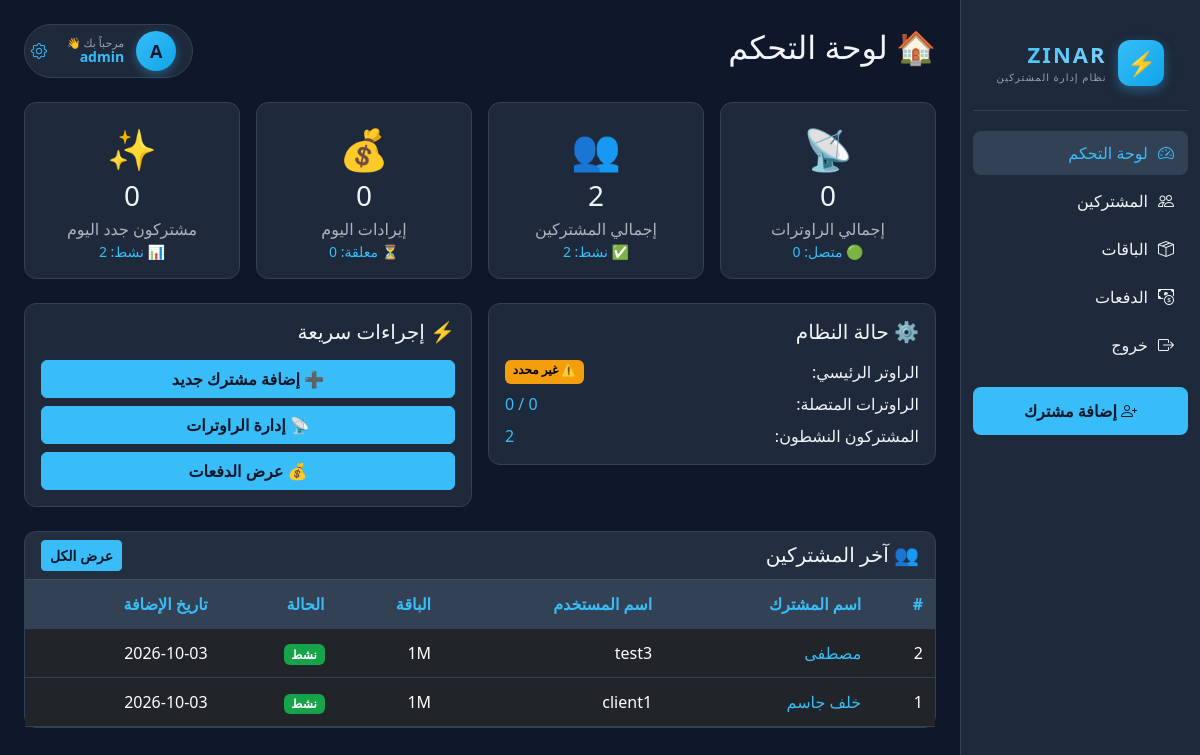
The page /dashboard (signed in) on the database its author committed.
### app.py (models this page shows)
class Subscriber(db.Model):
    __tablename__ = 'subscribers'
    id = db.Column(db.Integer, primary_key=True)
    name = db.Column(db.String(100))
    username = db.Column(db.String(100), nullable=False)
    password = db.Column(db.String(150), nullable=False)
    package = db.Column(db.String(100))
    user_type = db.Column(db.String(20), default='pppoe')
    router_id = db.Column(db.Integer)
    status = db.Column(db.String(20), default='active')
    created_at = db.Column(db.DateTime, default=datetime.utcnow)
    expires_at = db.Column(db.DateTime)
    first_used_at = db.Column(db.DateTime)

### app.py (the view)
@app.route('/dashboard')
def dashboard():
    try:
        routers_list = Router.query.all()
        routers_count = len(routers_list)
        master = Router.query.filter_by(is_master=True).first()
        sub_count = Subscriber.query.count()
        active_subs = Subscriber.query.filter_by(status='active').count()
        pending_pays = Payment.query.filter_by(status='pending').count()
        start, end = _day_bounds()
        today_revenue = db.session.query(db.func.sum(Payment.amount)).filter(
            Payment.status == 'completed',
            Payment.created_at >= start,
            Payment.created_at < end
        ).scalar() or 0
        new_users_today = Subscriber.query.filter(
            Subscriber.created_at >= start,
            Subscriber.created_at < end
        ).count()
        preview = Subscriber.query.order_by(Subscriber.created_at.desc()).limit(8).all()
        return render_template(
            'dashboard.html',
            routers_count=routers_count, routers_online=routers_count,
            sub_count=sub_count, active_subs=active_subs, active_sessions=active_subs,
            today_revenue=today_revenue, active_vouchers=0,
            new_users_today=new_users_today, pending_pays=pending_pays,
            subscribers=preview, has_master=master is not None,
            admin_name=session.get('admin_name', 'مدير'),
        )
    except Exception as e:
        logger.error(f"❌ dashboard: {e}")
        flash(f'❌ {str(e)}', 'danger')
        return render_template('error.html', error=str(e)), 500

### app.py (called while the page is built)
def _day_bounds(day=None):
    if day is None:
        day = datetime.utcnow()
    start = day.replace(hour=0, minute=0, second=0, microsecond=0)
    return start, start + timedelta(days=1)

@app.before_request
def check_admin_login():
    if request.endpoint is None: return
    if request.endpoint.startswith('static'): return
    if request.path.startswith('/api/'): return
    public = ('login', 'logout', 'mobile_view')
    if request.endpoint in public: return
    if not session.get('admin_id'):
        return redirect(url_for('login'))

### templates/dashboard.html (shortened to what this page needs)
{% extends "base.html" %}
{% block content %}
<div class="d-flex justify-content-between align-items-center mb-4">
    <h2>🏠 لوحة التحكم</h2>
    <button type="button" class="user-badge" data-bs-toggle="modal" data-bs-target="#changeCredModal">
        <div class="user-avatar">{{ admin_name[0]|upper }}</div>
        <div class="user-info">
            <span class="user-greeting">مرحباً بك 👋</span>
            <span class="user-name">{{ admin_name }}</span>
        </div>
        <i class="bi bi-gear text-accent ms-2"></i>
    </button>
</div>
<div class="row g-3 mb-4">
    <div class="col-md-3">
        <div class="card p-3 text-center">
            <div class="fs-1 text-accent">📡</div>
            <h3 class="mb-1">{{ routers_count }}</h3>
            <p class="text-muted mb-0">إجمالي الراوترات</p>
            <small class="text-accent">🟢 متصل: {{ routers_online }}</small>
        </div>
    </div>
    <div class="col-md-3">
        <div class="card p-3 text-center">
            <div class="fs-1 text-accent">👥</div>
            <h3 class="mb-1">{{ sub_count }}</h3>
            <p class="text-muted mb-0">إجمالي المشتركين</p>
            <small class="text-accent">✅ نشط: {{ active_subs }}</small>
        </div>
    </div>
    <div class="col-md-3">
        <div class="card p-3 text-center">
            <div class="fs-1 text-accent">💰</div>
            <h3 class="mb-1">{{ "%.0f"|format(today_revenue) }}</h3>
            <p class="text-muted mb-0">إيرادات اليوم</p>
            <small class="text-accent">⏳ معلقة: {{ pending_pays }}</small>
        </div>
    </div>
    <div class="col-md-3">
        <div class="card p-3 text-center">
            <div class="fs-1 text-accent">✨</div>
            <h3 class="mb-1">{{ new_users_today }}</h3>
            <p class="text-muted mb-0">مشتركون جدد اليوم</p>
            <small class="text-accent">📊 نشط: {{ active_sessions }}</small>
        </div>
    </div>
</div>
<div class="row g-3 mb-4">
    <div class="col-md-6">
        <div class="card p-3">
            <h5 class="mb-3">⚙️ حالة النظام</h5>
            <div class="d-flex justify-content-between mb-2">
                <span>الراوتر الرئيسي:</span>
                {% if has_master %}
                    <span class="badge bg-success">✅ محدد</span>
                {% else %}
                    <span class="badge bg-warning">⚠️ غير محدد</span>
                {% endif %}
            </div>
            <div class="d-flex justify-content-between mb-2">
                <span>الراوترات المتصلة:</span>
                <span class="text-accent">{{ routers_online }} / {{ routers_count }}</span>
            </div>
            <div class="d-flex justify-content-between">
                <span>المشتركون النشطون:</span>
                <span class="text-accent">{{ active_subs }}</span>
            </div>
        </div>
    </div>
    <div class="col-md-6">
        <div class="card p-3">
            <h5 class="mb-3">⚡ إجراءات سريعة</h5>
            <div class="d-grid gap-2">
                <a href="{{ url_for('add_subscriber') }}" class="btn btn-primary">➕ إضافة مشترك جديد</a>
                <a href="{{ url_for('routers') }}" class="btn btn-primary">📡 إدارة الراوترات</a>
                <a href="{{ url_for('payments') }}" class="btn btn-primary">💰 عرض الدفعات</a>
            </div>
        </div>
    </div>
</div>
<div class="card">
    <div class="card-header d-flex justify-content-between align-items-center">
        <h5 class="mb-0">👥 آخر المشتركين</h5>
        <a href="{{ url_for('subscribers') }}" class="btn btn-sm btn-primary">عرض الكل</a>
    </div>
    <div class="table-responsive">
        <table class="table table-hover mb-0">
            <thead>
                <tr>
                    <th>#</th>
                    <th>اسم المشترك</th>
                    <th>اسم المستخدم</th>
                    <th>الباقة</th>
                    <th>الحالة</th>
                    <th>تاريخ الإضافة</th>
                </tr>
            </thead>
            <tbody>
                {% for sub in subscribers %}
                <tr>
                    <td>{{ sub.id }}</td>
                    <td class="text-accent">{{ sub.name or sub.username }}</td>
                    <td>{{ sub.username }}</td>
                    <td>{{ sub.package or '-' }}</td>
                    <td>
                        {% if sub.status == 'active' %}
                            <span class="badge bg-success">نشط</span>
                        {% elif sub.status == 'paused' %}
                            <span class="badge bg-warning">موقوف</span>
                        {% elif sub.status == 'expired' %}
                            <span class="badge bg-danger">منتهي</span>
                        {% else %}
                            <span class="badge bg-secondary">{{ sub.status }}</span>
                        {% endif %}
                    </td>
                    <td>{{ sub.created_at.strftime('%Y-%m-%d') if sub.created_at else '-' }}</td>
                </tr>
                {% else %}
                <tr>
                    <td colspan="6" class="text-center py-4 text-muted">
                        لا يوجد مشتركون بعد
                    </td>
                </tr>
                {% endfor %}
            </tbody>
        </table>
    </div>
</div>
{% endblock %}

### templates/base.html (style rules this page uses)
:root { --bg-main: #0f172a; --bg-card: #1e293b; --bg-hover: #334155; --text-main: #f1f5f9; --text-muted: #94a3b8; --accent: #38bdf8; --accent-hover: #7dd3fc; --accent-glow: rgba(56, 189, 248, 0.35); }
* { box-sizing: border-box; }
body { background-color: var(--bg-main) !important; color: var(--text-main); font-family: 'Segoe UI', Tahoma, sans-serif; margin: 0; }
.card { background-color: var(--bg-card) !important; border: 1px solid var(--bg-hover) !important; color: var(--text-main) !important; border-radius: 12px; }
.table { color: var(--text-main) !important; margin: 0; }
.table thead th { background-color: var(--bg-hover) !important; color: var(--accent) !important; border-color: var(--bg-hover) !important; padding: 12px; }
.table td { border-color: var(--bg-hover) !important; padding: 12px; vertical-align: middle; }
.text-accent { color: var(--accent) !important; }
a { color: var(--accent); text-decoration: none; }
.btn-primary { background-color: var(--accent) !important; border-color: var(--accent) !important; color: #0f172a !important; font-weight: 600; }
h1, h2, h3, h4, h5, h6 { color: var(--text-main); }
.badge.bg-success { background-color: #16a34a !important; }
.badge.bg-warning { background-color: #f59e0b !important; color: #000; }

### templates/dashboard.html (style rules this page uses)
.user-badge { display: flex; align-items: center; gap: 12px; background: var(--bg-card); border: 1px solid var(--bg-hover); border-radius: 50px; padding: 6px 16px 6px 6px; transition: 0.3s; cursor: pointer; color: inherit; font-family: inherit; }
.user-avatar { display: flex; align-items: center; justify-content: center; width: 40px; height: 40px; background: linear-gradient(135deg, var(--accent), #0ea5e9); color: #0f172a; font-weight: 800; font-size: 18px; border-radius: 50%; box-shadow: 0 3px 10px var(--accent-glow); }
.user-info { display: flex; flex-direction: column; line-height: 1.2; text-align: right; }
.user-greeting { font-size: 11px; color: var(--text-muted); }
.user-name { font-size: 14px; font-weight: 700; color: var(--accent); }

### rows shown on the page
Subscriber: id "2", name "مصطفى", username "test3", package "1M", status "نشط", created_at "2026-10-03"
Subscriber: id "1", name "خلف جاسم", username "client1", package "1M", status "نشط", created_at "2026-10-03"

### other values the page prints
{{ admin_name[0]|upper }} "A"
{{ admin_name }} "admin"
{{ routers_count }} "0"
{{ routers_online }} "0"
{{ sub_count }} "2"
{{ active_subs }} "2"
{{ "%.0f"|format(today_revenue) }} "0"
{{ pending_pays }} "0"
{{ new_users_today }} "0"
{{ active_sessions }} "2"
